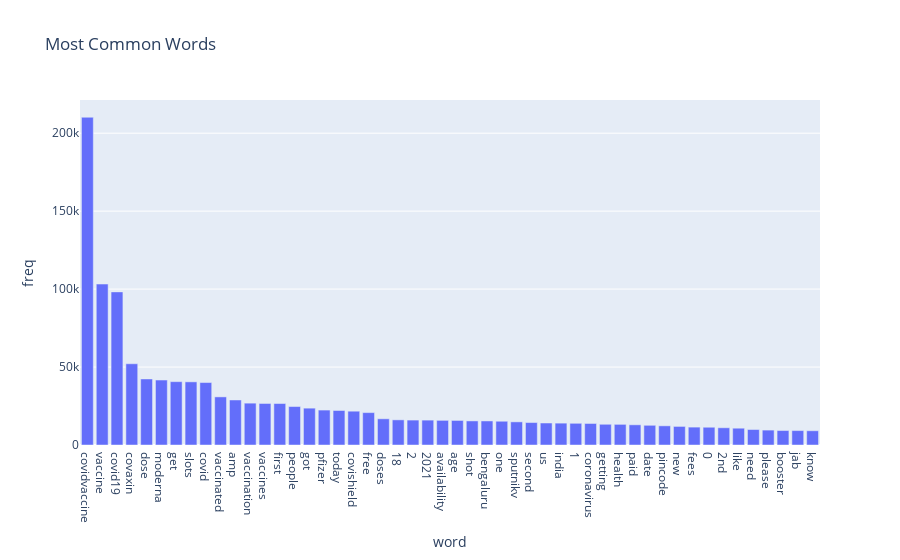

The notebook cell saved with this chart:
### Code cell
# 4. Plot the most common words in tweets 

from collections import Counter
word_counts = Counter(word_list).most_common(50)
words_df = pd.DataFrame(word_counts)
words_df.columns = ['word', 'freq']

px.bar(words_df, x='word', y='freq', title='Most Common Words')

### Figure 1 — Plotly figure (JSON) as saved in the notebook; plotly's stock layout.template omitted (floating-point values rounded to 4 significant figures)
{"data": [{"alignmentgroup": "True", "hovertemplate": "word=%{x}<br>freq=%{y}<extra></extra>", "legendgroup": "", "marker": {"color": "#636efa", "pattern": {"shape": ""}}, "name": "", "offsetgroup": "", "orientation": "v", "showlegend": false, "textposition": "auto", "type": "bar", "x": ["covidvaccine", "vaccine", "covid19", "covaxin", "dose", "moderna", "get", "slots", "covid", "vaccinated", "amp", "vaccination", "vaccines", "first", "people", "got", "pfizer", "today", "covishield", "free", "doses", "18", "2", "2021", "availability", "age", "shot", "bengaluru", "one", "sputnikv", "second", "us", "india", "1", "coronavirus", "getting", "health", "paid", "date", "pincode", "new", "fees", "0", "2nd", "like", "need", "please", "booster", "jab", "know"], "xaxis": "x", "y": [210221, 103236, 98205, 52102, 42369, 41655, 40627, 40502, 40062, 30860, 28881, 26842, 26628, 26607, 24669, 23638, 22405, 22135, 21686, 20773, 16803, 16128, 15986, 15957, 15802, 15756, 15442, 15424, 15237, 14841, 14397, 14111, 14019, 13918, 13802, 13289, 13240, 12948, 12636, 12302, 11919, 11476, 11389, 11052, 10777, 9926, 9554, 9275, 9248, 9140], "yaxis": "y"}], "layout": {"barmode": "relative", "legend": {"tracegroupgap": 0}, "title": {"text": "Most Common Words"}, "xaxis": {"anchor": "y", "domain": [0, 1], "title": {"text": "word"}}, "yaxis": {"anchor": "x", "domain": [0, 1], "title": {"text": "freq"}}}}
